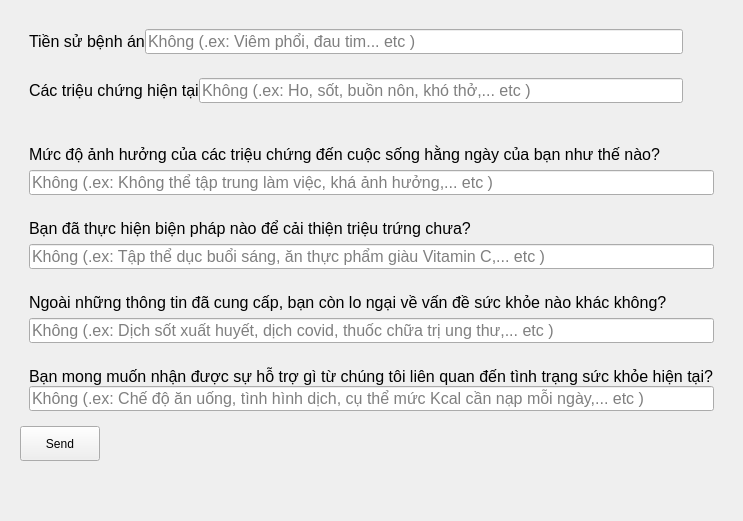
               <widget class="QWidget" name="SurveyPage">
                <layout class="QVBoxLayout" name="verticalLayout_25">
                 <item>
                  <widget class="QWidget" name="widget_36" native="true">
                   <property name="maximumSize">
                    <size>
                     <width>1200</width>
                     <height>16777215</height>
                    </size>
                   </property>
                   <layout class="QVBoxLayout" name="verticalLayout_26">
                    <item alignment="Qt::AlignmentFlag::AlignLeft|Qt::AlignmentFlag::AlignTop">
                     <widget class="QWidget" name="widget_38" native="true">
                      <layout class="QHBoxLayout" name="horizontalLayout_27">
                       <property name="spacing">
                        <number>0</number>
                       </property>
                       <item alignment="Qt::AlignmentFlag::AlignLeft">
                        <widget class="QLabel" name="label_6">
                         <property name="font">
                          <font>
                           <pointsize>12</pointsize>
                          </font>
                         </property>
                         <property name="text">
                          <string>Tiền sử bệnh án</string>
                         </property>
                        </widget>
                       </item>
                       <item>
                        <widget class="QLineEdit" name="presick">
                         <property name="minimumSize">
                          <size>
                           <width>538</width>
                           <height>25</height>
                          </size>
                         </property>
                         <property name="maximumSize">
                          <size>
                           <width>16777215</width>
                           <height>25</height>
                          </size>
                         </property>
                         <property name="font">
                          <font>
                           <pointsize>12</pointsize>
                          </font>
                         </property>
                         <property name="placeholderText">
                          <string>Không (.ex: Viêm phổi, đau tim... etc )</string>
                         </property>
                        </widget>
                       </item>
                      </layout>
                     </widget>
                    </item>
                    <item alignment="Qt::AlignmentFlag::AlignLeft|Qt::AlignmentFlag::AlignTop">
                     <widget class="QWidget" name="widget_39" native="true">
                      <layout class="QHBoxLayout" name="horizontalLayout_28">
                       <property name="spacing">
                        <number>0</number>
                       </property>
                       <item alignment="Qt::AlignmentFlag::AlignLeft">
                        <widget class="QLabel" name="label_34">
                         <property name="font">
                          <font>
                           <pointsize>12</pointsize>
                          </font>
                         </property>
                         <property name="text">
                          <string>Các triệu chứng hiện tại</string>
                         </property>
                        </widget>
                       </item>
                       <item>
                        <widget class="QLineEdit" name="nowProb">
                         <property name="minimumSize">
                          <size>
                           <width>484</width>
                           <height>25</height>
                          </size>
                         </property>
                         <property name="maximumSize">
                          <size>
                           <width>16777215</width>
                           <height>25</height>
                          </size>
                         </property>
                         <property name="font">
                          <font>
                           <pointsize>12</pointsize>
                          </font>
                         </property>
                         <property name="alignment">
                          <set>Qt::AlignmentFlag::AlignLeading|Qt::AlignmentFlag::AlignLeft|Qt::AlignmentFlag::AlignVCenter</set>
                         </property>
                         <property name="placeholderText">
                          <string>Không (.ex: Ho, sốt, buồn nôn, khó thở,... etc )</string>
                         </property>
                        </widget>
                       </item>
                      </layout>
                     </widget>
                    </item>
                   </layout>
                  </widget>
                 </item>
                 <item>
                  <widget class="QWidget" name="widget_37" native="true">
                   <layout class="QVBoxLayout" name="verticalLayout_27">
                    <item>
                     <widget class="QWidget" name="widget_40" native="true">
                      <layout class="QVBoxLayout" name="verticalLayout_29">
                       <item>
                        <widget class="QLabel" name="label_35">
                         <property name="font">
                          <font>
                           <pointsize>12</pointsize>
                          </font>
                         </property>
                         <property name="text">
                          <string>Mức độ ảnh hưởng của các triệu chứng đến cuộc sống hằng ngày của bạn như thế nào?</string>
                         </property>
                        </widget>
                       </item>
                       <item>
                        <widget class="QLineEdit" name="Affected">
                         <property name="minimumSize">
                          <size>
                           <width>0</width>
                           <height>25</height>
                          </size>
                         </property>
                         <property name="maximumSize">
                          <size>
                           <width>1200</width>
                           <height>25</height>
                          </size>
                         </property>
                         <property name="font">
                          <font>
                           <pointsize>12</pointsize>
                          </font>
                         </property>
                         <property name="placeholderText">
                          <string>Không (.ex: Không thể tập trung làm việc, khá ảnh hưởng,... etc )</string>
                         </property>
                        </widget>
                       </item>
                      </layout>
                     </widget>
                    </item>
                    <item>
                     <widget class="QWidget" name="widget_42" native="true">
                      <layout class="QVBoxLayout" name="verticalLayout_28">
                       <item>
                        <widget class="QLabel" name="label_36">
                         <property name="font">
                          <font>
                           <pointsize>12</pointsize>
                          </font>
                         </property>
                         <property name="text">
                          <string>Bạn đã thực hiện biện pháp nào để cải thiện triệu trứng chưa?</string>
                         </property>
                        </widget>
                       </item>
                       <item>
                        <widget class="QLineEdit" name="Improved">
                         <property name="minimumSize">
                          <size>
                           <width>0</width>
                           <height>25</height>
                          </size>
                         </property>
                         <property name="maximumSize">
                          <size>
                           <width>1200</width>
                           <height>25</height>
                          </size>
                         </property>
                         <property name="font">
                          <font>
                           <pointsize>12</pointsize>
                          </font>
                         </property>
                         <property name="placeholderText">
                          <string>Không (.ex: Tập thể dục buổi sáng, ăn thực phẩm giàu Vitamin C,... etc )</string>
                         </property>
                        </widget>
                       </item>
                      </layout>
                     </widget>
                    </item>
                    <item>
                     <widget class="QWidget" name="widget_41" native="true">
                      <layout class="QVBoxLayout" name="verticalLayout_31">
                       <item>
                        <widget class="QLabel" name="label_37">
                         <property name="font">
                          <font>
                           <pointsize>12</pointsize>
                          </font>
                         </property>
                         <property name="text">
                          <string>Ngoài những thông tin đã cung cấp, bạn còn lo ngại về vấn đề sức khỏe nào khác không?</string>
                         </property>
                        </widget>
                       </item>
                       <item>
                        <widget class="QLineEdit" name="Others">
                         <property name="minimumSize">
                          <size>
                           <width>0</width>
                           <height>25</height>
                          </size>
                         </property>
                         <property name="maximumSize">
                          <size>
                           <width>1200</width>
                           <height>25</height>
                          </size>
                         </property>
                         <property name="font">
                          <font>
                           <pointsize>12</pointsize>
                          </font>
                         </property>
                         <property name="placeholderText">
                          <string>Không (.ex: Dịch sốt xuất huyết, dịch covid, thuốc chữa trị ung thư,... etc )</string>
                         </property>
                        </widget>
                       </item>
                      </layout>
                     </widget>
                    </item>
                    <item>
                     <widget class="QWidget" name="widget_43" native="true">
                      <layout class="QVBoxLayout" name="verticalLayout_30">
                       <property name="spacing">
                        <number>0</number>
                       </property>
                       <item>
                        <widget class="QLabel" name="label_38">
                         <property name="font">
                          <font>
                           <pointsize>12</pointsize>
                          </font>
                         </property>
                         <property name="text">
                          <string>Bạn mong muốn nhận được sự hỗ trợ gì từ chúng tôi liên quan đến tình trạng sức khỏe hiện tại?</string>
                         </property>
                        </widget>
                       </item>
                       <item>
                        <widget class="QLineEdit" name="Brief">
                         <property name="minimumSize">
                          <size>
                           <width>0</width>
                           <height>25</height>
                          </size>
                         </property>
                         <property name="maximumSize">
                          <size>
                           <width>1200</width>
                           <height>25</height>
                          </size>
                         </property>
                         <property name="font">
                          <font>
                           <pointsize>12</pointsize>
                          </font>
                         </property>
                         <property name="placeholderText">
                          <string>Không (.ex: Chế độ ăn uống, tình hình dịch, cụ thể mức Kcal cần nạp mỗi ngày,... etc )</string>
                         </property>
                        </widget>
                       </item>
                       <item alignment="Qt::AlignmentFlag::AlignLeft">
                        <widget class="QWidget" name="widget_44" native="true">
                         <layout class="QHBoxLayout" name="horizontalLayout_29">
                          <property name="spacing">
                           <number>0</number>
                          </property>
                          <property name="leftMargin">
                           <number>0</number>
                          </property>
                          <property name="topMargin">
                           <number>0</number>
                          </property>
                          <property name="rightMargin">
                           <number>0</number>
                          </property>
                          <property name="bottomMargin">
                           <number>0</number>
                          </property>
                         </layout>
                        </widget>
                       </item>
                      </layout>
                     </widget>
                    </item>
                    <item alignment="Qt::AlignmentFlag::AlignLeft">
                     <widget class="QPushButton" name="sendSurvey">
                      <property name="minimumSize">
                       <size>
                        <width>80</width>
                        <height>35</height>
                       </size>
                      </property>
                      <property name="text">
                       <string>Send</string>
                      </property>
                     </widget>
                    </item>
                    <item>
                     <spacer name="verticalSpacer_3">
                      <property name="orientation">
                       <enum>Qt::Orientation::Vertical</enum>
                      </property>
                      <property name="sizeHint" stdset="0">
                       <size>
                        <width>20</width>
                        <height>40</height>
                       </size>
                      </property>
                     </spacer>
                    </item>
                   </layout>
                  </widget>
                 </item>
                </layout>
               </widget>
